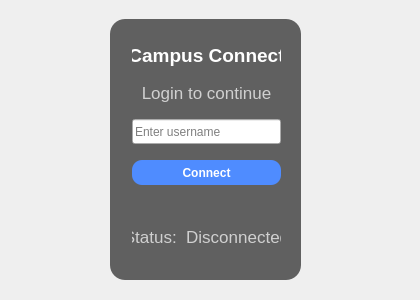
<?xml version="1.0" encoding="UTF-8"?>
<ui version="4.0">
 <class>LoginWindow</class>
 <widget class="QWidget" name="LoginWindow">
  <property name="geometry">
   <rect>
    <x>0</x>
    <y>0</y>
    <width>420</width>
    <height>300</height>
   </rect>
  </property>
  <property name="minimumSize">
   <size>
    <width>420</width>
    <height>280</height>
   </size>
  </property>
  <property name="maximumSize">
   <size>
    <width>400</width>
    <height>300</height>
   </size>
  </property>
  <property name="windowTitle">
   <string>Form</string>
  </property>
  <property name="styleSheet">
   <string notr="true">QWidget#LoginWindow {
    background-image: url(:/images/background.jpeg);
    background-repeat: no-repeat;
    background-position: center;
    color: white;
}</string>
  </property>
  <widget class="QWidget" name="layoutWidget">
   <property name="geometry">
    <rect>
     <x>110</x>
     <y>20</y>
     <width>193</width>
     <height>268</height>
    </rect>
   </property>
   <property name="minimumSize">
    <size>
     <width>151</width>
     <height>201</height>
    </size>
   </property>
   <layout class="QVBoxLayout" name="verticalLayout">
    <property name="spacing">
     <number>16</number>
    </property>
    <property name="leftMargin">
     <number>22</number>
    </property>
    <property name="topMargin">
     <number>24</number>
    </property>
    <property name="rightMargin">
     <number>22</number>
    </property>
    <property name="bottomMargin">
     <number>24</number>
    </property>
    <item>
     <widget class="QLabel" name="titleLabel">
      <property name="font">
       <font>
        <pointsize>14</pointsize>
        <bold>true</bold>
       </font>
      </property>
      <property name="styleSheet">
       <string notr="true">color: white;</string>
      </property>
      <property name="text">
       <string>Campus Connect</string>
      </property>
      <property name="alignment">
       <set>Qt::AlignmentFlag::AlignCenter</set>
      </property>
     </widget>
    </item>
    <item>
     <widget class="QLabel" name="subtitleLabel">
      <property name="font">
       <font>
        <pointsize>13</pointsize>
       </font>
      </property>
      <property name="styleSheet">
       <string notr="true">color: #d0d0d0;</string>
      </property>
      <property name="text">
       <string>Login to continue</string>
      </property>
      <property name="alignment">
       <set>Qt::AlignmentFlag::AlignCenter</set>
      </property>
     </widget>
    </item>
    <item>
     <widget class="QLineEdit" name="usernameInput">
      <property name="minimumSize">
       <size>
        <width>149</width>
        <height>25</height>
       </size>
      </property>
      <property name="alignment">
       <set>Qt::AlignmentFlag::AlignLeading|Qt::AlignmentFlag::AlignLeft|Qt::AlignmentFlag::AlignVCenter</set>
      </property>
      <property name="placeholderText">
       <string>Enter username </string>
      </property>
     </widget>
    </item>
    <item>
     <widget class="QPushButton" name="connectButton">
      <property name="minimumSize">
       <size>
        <width>149</width>
        <height>25</height>
       </size>
      </property>
      <property name="styleSheet">
       <string notr="true">background-color: #4f8cff;
color: white;
border-radius: 10px;
font-weight: bold;</string>
      </property>
      <property name="text">
       <string>Connect</string>
      </property>
     </widget>
    </item>
    <item>
     <widget class="QLabel" name="statusLabel">
      <property name="minimumSize">
       <size>
        <width>149</width>
        <height>72</height>
       </size>
      </property>
      <property name="maximumSize">
       <size>
        <width>16777215</width>
        <height>16777215</height>
       </size>
      </property>
      <property name="font">
       <font>
        <pointsize>13</pointsize>
       </font>
      </property>
      <property name="styleSheet">
       <string notr="true">color: #d0d0d0;</string>
      </property>
      <property name="text">
       <string>Status:  Disconnected</string>
      </property>
      <property name="alignment">
       <set>Qt::AlignmentFlag::AlignCenter</set>
      </property>
     </widget>
    </item>
   </layout>
  </widget>
  <widget class="QFrame" name="frame">
   <property name="geometry">
    <rect>
     <x>110</x>
     <y>19</y>
     <width>191</width>
     <height>261</height>
    </rect>
   </property>
   <property name="styleSheet">
    <string notr="true">background-color: rgba(0, 0, 0, 0.6);
border-radius: 15px;</string>
   </property>
   <property name="frameShape">
    <enum>QFrame::Shape::StyledPanel</enum>
   </property>
   <property name="frameShadow">
    <enum>QFrame::Shadow::Raised</enum>
   </property>
  </widget>
  <zorder>frame</zorder>
  <zorder>layoutWidget</zorder>
 </widget>
 <resources>
  <include location="resources.qrc"/>
 </resources>
 <connections/>
</ui>
